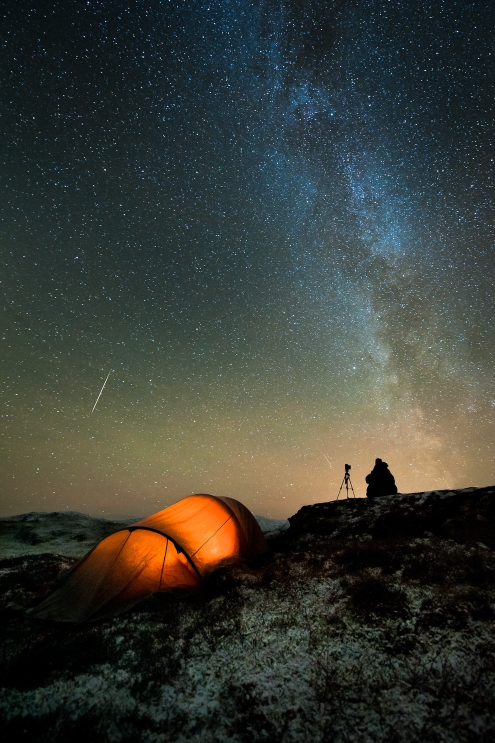
#> input picture galaxy.jpg, 990 x 1485 px (shown at 1/2 size)
$ jupyter execute Images_exercise.ipynb
#> lines starting #> are read from the running program, lines starting #| are printed output that depends on the picture
[cell 1]
import cv2

[cell 2]
img = cv2.imread("galaxy.jpg", -1) # Con -1 se queda de colores, com 0 se vuelve blanco y negro
#> img is the input picture: shape (1485, 990, 3); mean B, G, R 53.4, 60.3, 56.8
print(type(img))
#| <class 'numpy.ndarray'>
print(img) # Se volvió la imagen todos los arrays con los colores en rgb de cada pixel
#> (printed output is left out)
print(img.shape) # Muestra el número de columnas y líneas de img
#| (1485, 990, 3)
print(img.ndim)
#| 3

[cell 3]
cv2.imshow("Galaxy", img)
cv2.waitKey(0) # Con el cero se queda todo el tiempo que queramos abierta la imagen
cv2.destroyAllWindows()

[cell 4]
#Se puede redimensionar
resized_image = cv2.resize(img,(1000,500))
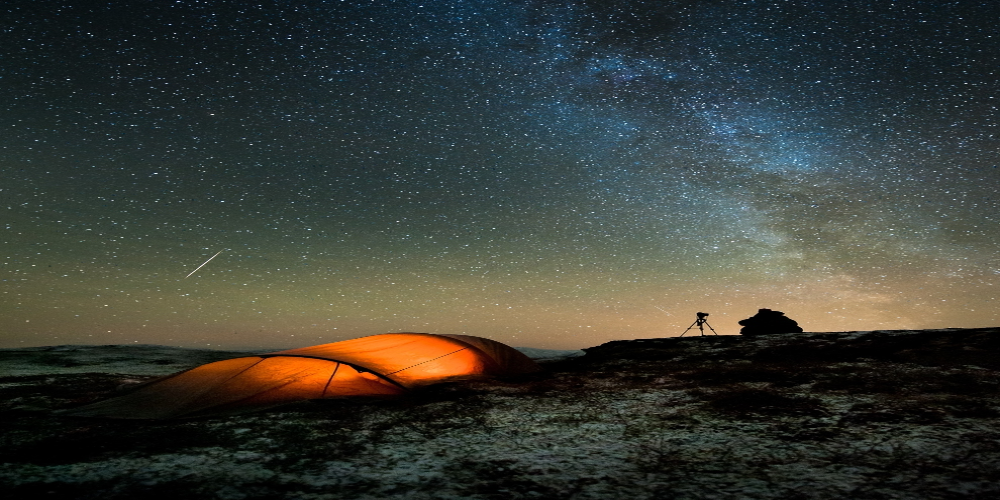
#> resized_image: shape (500, 1000, 3); mean B, G, R 53.2, 60.2, 56.6
cv2.imshow("Galaxy02", resized_image)
cv2.waitKey(0)
cv2.destroyAllWindows()

[cell 5]
#Se puede redimensionar para que sea proporcional
import cv2

img = cv2.imread("galaxy.jpg", -1)
print(type(img))
#| <class 'numpy.ndarray'>
print(img)
#> (printed output is left out)
print(img.shape)
#| (1485, 990, 3)
print(img.ndim)
#| 3

resized_image = cv2.resize(img,(int(img.shape[1]/2),int(img.shape[0]/2)))
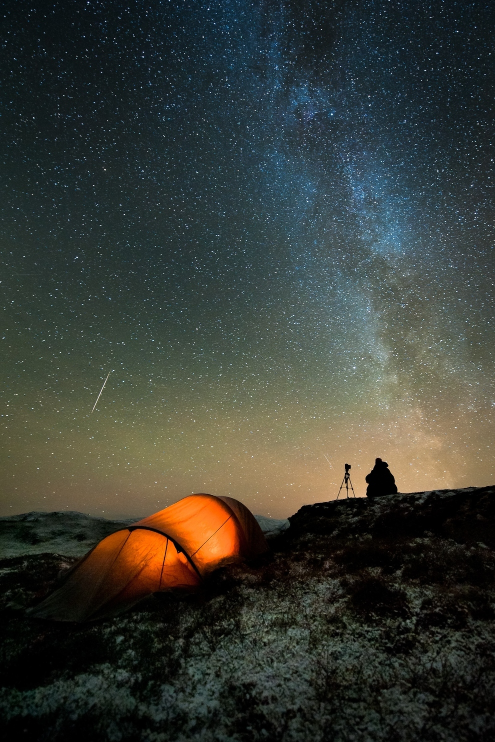
#> resized_image: shape (742, 495, 3); mean B, G, R 53.3, 60.2, 56.6
cv2.imshow("Galaxy02", resized_image)
cv2.imwrite("Galaxy_resized.jpg", resized_image)
cv2.waitKey(0)
cv2.destroyAllWindows()

[cell 6]
# Para volver blanco y negro una imagen
import cv2

face_cascade = cv2.CascadeClassifier("haarcascade_frontalface_default.xml")

img = cv2.imread("photo.jpg")
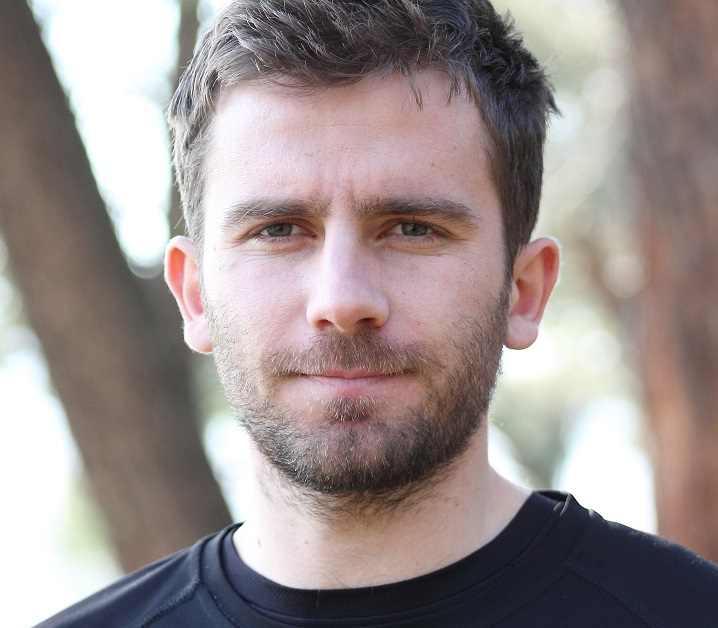
#> input picture photo.jpg, 718 x 628 px
#> img is the input picture: shape (628, 718, 3); mean B, G, R 142, 143.2, 154.6

gray_img = cv2.cvtColor(img, cv2.COLOR_BGR2GRAY)
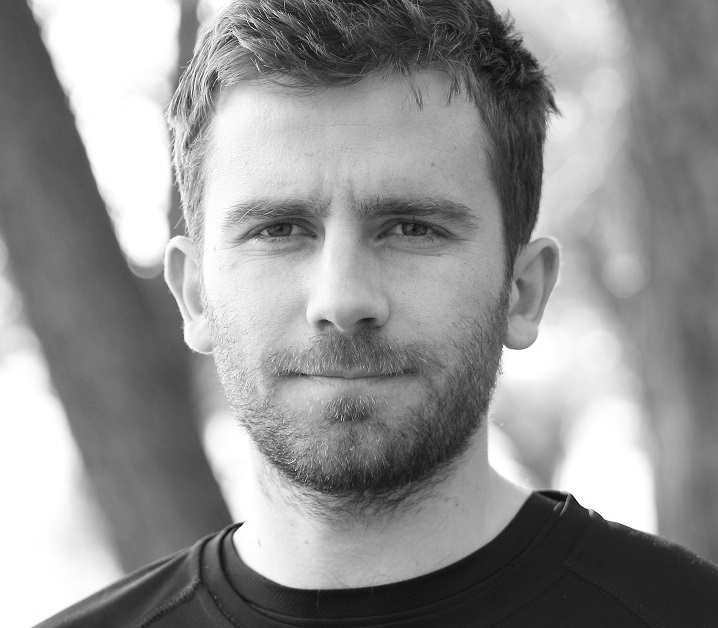
#> gray_img: shape (628, 718); min 2, max 255, mean 146.4

cv2.imshow("Gray", gray_img)
cv2.waitKey(0)
cv2.destroyAllWindows()
